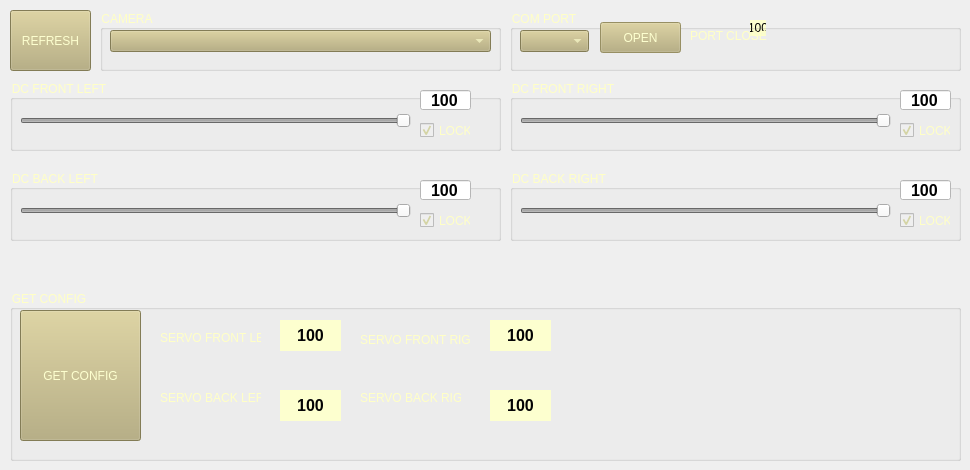
   <widget class="QWidget" name="tab_2">
    <attribute name="title">
     <string>Setting</string>
    </attribute>
    <widget class="QGroupBox" name="groupBox_8">
     <property name="geometry">
      <rect>
       <x>510</x>
       <y>10</y>
       <width>451</width>
       <height>61</height>
      </rect>
     </property>
     <property name="styleSheet">
      <string notr="true">color: rgb(255, 255, 198);</string>
     </property>
     <property name="title">
      <string>COM PORT</string>
     </property>
     <widget class="QComboBox" name="comboBoxSerialPort">
      <property name="geometry">
       <rect>
        <x>10</x>
        <y>20</y>
        <width>69</width>
        <height>22</height>
       </rect>
      </property>
      <property name="autoFillBackground">
       <bool>false</bool>
      </property>
      <property name="styleSheet">
       <string notr="true">color: rgb(253, 255, 207);
selection-color: rgb(157, 157, 157);
background-color: rgb(184, 174, 120);</string>
      </property>
     </widget>
     <widget class="QPushButton" name="btnComPort">
      <property name="enabled">
       <bool>false</bool>
      </property>
      <property name="geometry">
       <rect>
        <x>90</x>
        <y>12</y>
        <width>81</width>
        <height>31</height>
       </rect>
      </property>
      <property name="palette">
       <palette>
        <active>
         <colorrole role="WindowText">
          <brush brushstyle="SolidPattern">
           <color alpha="255">
            <red>253</red>
            <green>255</green>
            <blue>207</blue>
           </color>
          </brush>
         </colorrole>
         <colorrole role="Button">
          <brush brushstyle="SolidPattern">
           <color alpha="255">
            <red>184</red>
            <green>174</green>
            <blue>120</blue>
           </color>
          </brush>
         </colorrole>
         <colorrole role="Text">
          <brush brushstyle="SolidPattern">
           <color alpha="255">
            <red>253</red>
            <green>255</green>
            <blue>207</blue>
           </color>
          </brush>
         </colorrole>
         <colorrole role="ButtonText">
          <brush brushstyle="SolidPattern">
           <color alpha="255">
            <red>253</red>
            <green>255</green>
            <blue>207</blue>
           </color>
          </brush>
         </colorrole>
         <colorrole role="Base">
          <brush brushstyle="SolidPattern">
           <color alpha="255">
            <red>184</red>
            <green>174</green>
            <blue>120</blue>
           </color>
          </brush>
         </colorrole>
         <colorrole role="Window">
          <brush brushstyle="SolidPattern">
           <color alpha="255">
            <red>184</red>
            <green>174</green>
            <blue>120</blue>
           </color>
          </brush>
         </colorrole>
         <colorrole role="HighlightedText">
          <brush brushstyle="SolidPattern">
           <color alpha="255">
            <red>157</red>
            <green>157</green>
            <blue>157</blue>
           </color>
          </brush>
         </colorrole>
        </active>
        <inactive>
         <colorrole role="WindowText">
          <brush brushstyle="SolidPattern">
           <color alpha="255">
            <red>253</red>
            <green>255</green>
            <blue>207</blue>
           </color>
          </brush>
         </colorrole>
         <colorrole role="Button">
          <brush brushstyle="SolidPattern">
           <color alpha="255">
            <red>184</red>
            <green>174</green>
            <blue>120</blue>
           </color>
          </brush>
         </colorrole>
         <colorrole role="Text">
          <brush brushstyle="SolidPattern">
           <color alpha="255">
            <red>253</red>
            <green>255</green>
            <blue>207</blue>
           </color>
          </brush>
         </colorrole>
         <colorrole role="ButtonText">
          <brush brushstyle="SolidPattern">
           <color alpha="255">
            <red>253</red>
            <green>255</green>
            <blue>207</blue>
           </color>
          </brush>
         </colorrole>
         <colorrole role="Base">
          <brush brushstyle="SolidPattern">
           <color alpha="255">
            <red>184</red>
            <green>174</green>
            <blue>120</blue>
           </color>
          </brush>
         </colorrole>
         <colorrole role="Window">
          <brush brushstyle="SolidPattern">
           <color alpha="255">
            <red>184</red>
            <green>174</green>
            <blue>120</blue>
           </color>
          </brush>
         </colorrole>
         <colorrole role="HighlightedText">
          <brush brushstyle="SolidPattern">
           <color alpha="255">
            <red>157</red>
            <green>157</green>
            <blue>157</blue>
           </color>
          </brush>
         </colorrole>
        </inactive>
        <disabled>
         <colorrole role="WindowText">
          <brush brushstyle="SolidPattern">
           <color alpha="255">
            <red>253</red>
            <green>255</green>
            <blue>207</blue>
           </color>
          </brush>
         </colorrole>
         <colorrole role="Button">
          <brush brushstyle="SolidPattern">
           <color alpha="255">
            <red>184</red>
            <green>174</green>
            <blue>120</blue>
           </color>
          </brush>
         </colorrole>
         <colorrole role="Text">
          <brush brushstyle="SolidPattern">
           <color alpha="255">
            <red>253</red>
            <green>255</green>
            <blue>207</blue>
           </color>
          </brush>
         </colorrole>
         <colorrole role="ButtonText">
          <brush brushstyle="SolidPattern">
           <color alpha="255">
            <red>253</red>
            <green>255</green>
            <blue>207</blue>
           </color>
          </brush>
         </colorrole>
         <colorrole role="Base">
          <brush brushstyle="SolidPattern">
           <color alpha="255">
            <red>184</red>
            <green>174</green>
            <blue>120</blue>
           </color>
          </brush>
         </colorrole>
         <colorrole role="Window">
          <brush brushstyle="SolidPattern">
           <color alpha="255">
            <red>184</red>
            <green>174</green>
            <blue>120</blue>
           </color>
          </brush>
         </colorrole>
         <colorrole role="HighlightedText">
          <brush brushstyle="SolidPattern">
           <color alpha="255">
            <red>157</red>
            <green>157</green>
            <blue>157</blue>
           </color>
          </brush>
         </colorrole>
        </disabled>
       </palette>
      </property>
      <property name="autoFillBackground">
       <bool>false</bool>
      </property>
      <property name="styleSheet">
       <string notr="true">color: rgb(253, 255, 207);
selection-color: rgb(157, 157, 157);
background-color: rgb(184, 174, 120);</string>
      </property>
      <property name="text">
       <string>OPEN</string>
      </property>
     </widget>
     <widget class="QLabel" name="labelSerPortStatus">
      <property name="geometry">
       <rect>
        <x>180</x>
        <y>10</y>
        <width>181</width>
        <height>31</height>
       </rect>
      </property>
      <property name="text">
       <string>PORT CLOSE</string>
      </property>
     </widget>
     <widget class="QTextEdit" name="textEditDcFrontLeft">
      <property name="enabled">
       <bool>false</bool>
      </property>
      <property name="geometry">
       <rect>
        <x>120</x>
        <y>20</y>
        <width>16</width>
        <height>16</height>
       </rect>
      </property>
      <property name="font">
       <font>
        <pointsize>12</pointsize>
        <weight>75</weight>
        <bold>true</bold>
       </font>
      </property>
      <property name="styleSheet">
       <string notr="true">background-color: rgb(255, 255, 255);
color: rgb(0, 0, 0);</string>
      </property>
     </widget>
     <zorder>textEditDcFrontLeft</zorder>
     <zorder>comboBoxSerialPort</zorder>
     <zorder>btnComPort</zorder>
     <zorder>labelSerPortStatus</zorder>
    </widget>
    <widget class="QGroupBox" name="groupBox_9">
     <property name="geometry">
      <rect>
       <x>100</x>
       <y>10</y>
       <width>401</width>
       <height>61</height>
      </rect>
     </property>
     <property name="styleSheet">
      <string notr="true">color: rgb(255, 255, 198);</string>
     </property>
     <property name="title">
      <string>CAMERA</string>
     </property>
     <widget class="QComboBox" name="comboBoxCam">
      <property name="geometry">
       <rect>
        <x>10</x>
        <y>20</y>
        <width>381</width>
        <height>22</height>
       </rect>
      </property>
      <property name="autoFillBackground">
       <bool>false</bool>
      </property>
      <property name="styleSheet">
       <string notr="true">color: rgb(253, 255, 207);
selection-color: rgb(157, 157, 157);
background-color: rgb(184, 174, 120);</string>
      </property>
     </widget>
    </widget>
    <widget class="QGroupBox" name="groupBox_10">
     <property name="geometry">
      <rect>
       <x>10</x>
       <y>80</y>
       <width>491</width>
       <height>71</height>
      </rect>
     </property>
     <property name="styleSheet">
      <string notr="true">color: rgb(255, 255, 198);</string>
     </property>
     <property name="title">
      <string>DC FRONT LEFT</string>
     </property>
     <widget class="QSlider" name="horizontalSliderDCFrontLeft">
      <property name="enabled">
       <bool>false</bool>
      </property>
      <property name="geometry">
       <rect>
        <x>10</x>
        <y>30</y>
        <width>391</width>
        <height>22</height>
       </rect>
      </property>
      <property name="maximum">
       <number>100</number>
      </property>
      <property name="value">
       <number>100</number>
      </property>
      <property name="orientation">
       <enum>Qt::Horizontal</enum>
      </property>
     </widget>
     <widget class="QCheckBox" name="checkBoxDcFrontLeft">
      <property name="enabled">
       <bool>false</bool>
      </property>
      <property name="geometry">
       <rect>
        <x>410</x>
        <y>40</y>
        <width>51</width>
        <height>21</height>
       </rect>
      </property>
      <property name="text">
       <string>LOCK</string>
      </property>
      <property name="checked">
       <bool>true</bool>
      </property>
     </widget>
     <widget class="QLineEdit" name="lineEditDcFrontLeft">
      <property name="geometry">
       <rect>
        <x>410</x>
        <y>10</y>
        <width>51</width>
        <height>20</height>
       </rect>
      </property>
      <property name="font">
       <font>
        <pointsize>12</pointsize>
        <weight>75</weight>
        <bold>true</bold>
       </font>
      </property>
      <property name="styleSheet">
       <string notr="true">background-color: rgb(255, 255, 255);
color: rgb(0, 0, 0);</string>
      </property>
      <property name="text">
       <string>100</string>
      </property>
      <property name="alignment">
       <set>Qt::AlignCenter</set>
      </property>
     </widget>
    </widget>
    <widget class="QLabel" name="labelDcFrontLeft">
     <property name="geometry">
      <rect>
       <x>750</x>
       <y>20</y>
       <width>16</width>
       <height>16</height>
      </rect>
     </property>
     <property name="styleSheet">
      <string notr="true">background-color: rgb(253, 255, 207);
color: rgb(4, 4, 4);</string>
     </property>
     <property name="text">
      <string>100</string>
     </property>
     <property name="alignment">
      <set>Qt::AlignCenter</set>
     </property>
    </widget>
    <widget class="QGroupBox" name="groupBox_11">
     <property name="geometry">
      <rect>
       <x>510</x>
       <y>80</y>
       <width>451</width>
       <height>71</height>
      </rect>
     </property>
     <property name="styleSheet">
      <string notr="true">color: rgb(255, 255, 198);</string>
     </property>
     <property name="title">
      <string>DC FRONT RIGHT</string>
     </property>
     <widget class="QSlider" name="horizontalSliderDCFrontRight">
      <property name="enabled">
       <bool>false</bool>
      </property>
      <property name="geometry">
       <rect>
        <x>10</x>
        <y>30</y>
        <width>371</width>
        <height>22</height>
       </rect>
      </property>
      <property name="maximum">
       <number>100</number>
      </property>
      <property name="value">
       <number>100</number>
      </property>
      <property name="orientation">
       <enum>Qt::Horizontal</enum>
      </property>
     </widget>
     <widget class="QCheckBox" name="checkBoxDcFrontRight">
      <property name="enabled">
       <bool>false</bool>
      </property>
      <property name="geometry">
       <rect>
        <x>390</x>
        <y>40</y>
        <width>51</width>
        <height>21</height>
       </rect>
      </property>
      <property name="text">
       <string>LOCK</string>
      </property>
      <property name="checked">
       <bool>true</bool>
      </property>
     </widget>
     <widget class="QLineEdit" name="lineEditDcFrontRight">
      <property name="geometry">
       <rect>
        <x>390</x>
        <y>10</y>
        <width>51</width>
        <height>20</height>
       </rect>
      </property>
      <property name="font">
       <font>
        <pointsize>12</pointsize>
        <weight>75</weight>
        <bold>true</bold>
       </font>
      </property>
      <property name="styleSheet">
       <string notr="true">background-color: rgb(255, 255, 255);
color: rgb(0, 0, 0);</string>
      </property>
      <property name="text">
       <string>100</string>
      </property>
      <property name="alignment">
       <set>Qt::AlignCenter</set>
      </property>
     </widget>
    </widget>
    <widget class="QGroupBox" name="groupBox_12">
     <property name="geometry">
      <rect>
       <x>10</x>
       <y>170</y>
       <width>491</width>
       <height>71</height>
      </rect>
     </property>
     <property name="styleSheet">
      <string notr="true">color: rgb(255, 255, 198);</string>
     </property>
     <property name="title">
      <string>DC BACK LEFT</string>
     </property>
     <widget class="QSlider" name="horizontalSliderDCBackLeft">
      <property name="enabled">
       <bool>false</bool>
      </property>
      <property name="geometry">
       <rect>
        <x>10</x>
        <y>30</y>
        <width>391</width>
        <height>22</height>
       </rect>
      </property>
      <property name="maximum">
       <number>100</number>
      </property>
      <property name="value">
       <number>100</number>
      </property>
      <property name="orientation">
       <enum>Qt::Horizontal</enum>
      </property>
     </widget>
     <widget class="QCheckBox" name="checkBoxDcBackLeft">
      <property name="enabled">
       <bool>false</bool>
      </property>
      <property name="geometry">
       <rect>
        <x>410</x>
        <y>40</y>
        <width>51</width>
        <height>21</height>
       </rect>
      </property>
      <property name="text">
       <string>LOCK</string>
      </property>
      <property name="checked">
       <bool>true</bool>
      </property>
     </widget>
     <widget class="QLineEdit" name="lineEditDcBackLeft">
      <property name="geometry">
       <rect>
        <x>410</x>
        <y>10</y>
        <width>51</width>
        <height>20</height>
       </rect>
      </property>
      <property name="font">
       <font>
        <pointsize>12</pointsize>
        <weight>75</weight>
        <bold>true</bold>
       </font>
      </property>
      <property name="styleSheet">
       <string notr="true">background-color: rgb(255, 255, 255);
color: rgb(0, 0, 0);</string>
      </property>
      <property name="text">
       <string>100</string>
      </property>
      <property name="alignment">
       <set>Qt::AlignCenter</set>
      </property>
     </widget>
    </widget>
    <widget class="QGroupBox" name="groupBox_13">
     <property name="geometry">
      <rect>
       <x>510</x>
       <y>170</y>
       <width>451</width>
       <height>71</height>
      </rect>
     </property>
     <property name="styleSheet">
      <string notr="true">color: rgb(255, 255, 198);</string>
     </property>
     <property name="title">
      <string>DC BACK RIGHT</string>
     </property>
     <widget class="QSlider" name="horizontalSliderDCBackRight">
      <property name="enabled">
       <bool>false</bool>
      </property>
      <property name="geometry">
       <rect>
        <x>10</x>
        <y>30</y>
        <width>371</width>
        <height>22</height>
       </rect>
      </property>
      <property name="maximum">
       <number>100</number>
      </property>
      <property name="value">
       <number>100</number>
      </property>
      <property name="orientation">
       <enum>Qt::Horizontal</enum>
      </property>
     </widget>
     <widget class="QCheckBox" name="checkBoxDcBackRight">
      <property name="enabled">
       <bool>false</bool>
      </property>
      <property name="geometry">
       <rect>
        <x>390</x>
        <y>40</y>
        <width>51</width>
        <height>21</height>
       </rect>
      </property>
      <property name="text">
       <string>LOCK</string>
      </property>
      <property name="checked">
       <bool>true</bool>
      </property>
     </widget>
     <widget class="QLineEdit" name="lineEditDcBackRight">
      <property name="geometry">
       <rect>
        <x>390</x>
        <y>10</y>
        <width>51</width>
        <height>20</height>
       </rect>
      </property>
      <property name="font">
       <font>
        <pointsize>12</pointsize>
        <weight>75</weight>
        <bold>true</bold>
       </font>
      </property>
      <property name="styleSheet">
       <string notr="true">background-color: rgb(255, 255, 255);
color: rgb(0, 0, 0);</string>
      </property>
      <property name="text">
       <string>100</string>
      </property>
      <property name="alignment">
       <set>Qt::AlignCenter</set>
      </property>
     </widget>
    </widget>
    <widget class="QGroupBox" name="groupBox_14">
     <property name="geometry">
      <rect>
       <x>10</x>
       <y>290</y>
       <width>951</width>
       <height>171</height>
      </rect>
     </property>
     <property name="styleSheet">
      <string notr="true">color: rgb(255, 255, 198);</string>
     </property>
     <property name="title">
      <string>GET CONFIG</string>
     </property>
     <widget class="QPushButton" name="btnGetConfig">
      <property name="geometry">
       <rect>
        <x>10</x>
        <y>20</y>
        <width>121</width>
        <height>131</height>
       </rect>
      </property>
      <property name="styleSheet">
       <string notr="true">color: rgb(253, 255, 207);
selection-color: rgb(157, 157, 157);
background-color: rgb(184, 174, 120);</string>
      </property>
      <property name="text">
       <string>GET CONFIG</string>
      </property>
     </widget>
     <widget class="QLabel" name="labelFrontLeft">
      <property name="geometry">
       <rect>
        <x>270</x>
        <y>30</y>
        <width>61</width>
        <height>31</height>
       </rect>
      </property>
      <property name="font">
       <font>
        <pointsize>12</pointsize>
        <weight>75</weight>
        <bold>true</bold>
       </font>
      </property>
      <property name="styleSheet">
       <string notr="true">background-color: rgb(253, 255, 207);
color: rgb(4, 4, 4);</string>
      </property>
      <property name="text">
       <string>100</string>
      </property>
      <property name="alignment">
       <set>Qt::AlignCenter</set>
      </property>
     </widget>
     <widget class="QLabel" name="labelFrontRight">
      <property name="geometry">
       <rect>
        <x>480</x>
        <y>30</y>
        <width>61</width>
        <height>31</height>
       </rect>
      </property>
      <property name="font">
       <font>
        <pointsize>12</pointsize>
        <weight>75</weight>
        <bold>true</bold>
       </font>
      </property>
      <property name="styleSheet">
       <string notr="true">background-color: rgb(253, 255, 207);
color: rgb(4, 4, 4);</string>
      </property>
      <property name="text">
       <string>100</string>
      </property>
      <property name="alignment">
       <set>Qt::AlignCenter</set>
      </property>
     </widget>
     <widget class="QLabel" name="labelBackLeft">
      <property name="geometry">
       <rect>
        <x>270</x>
        <y>100</y>
        <width>61</width>
        <height>31</height>
       </rect>
      </property>
      <property name="font">
       <font>
        <pointsize>12</pointsize>
        <weight>75</weight>
        <bold>true</bold>
       </font>
      </property>
      <property name="styleSheet">
       <string notr="true">background-color: rgb(253, 255, 207);
color: rgb(4, 4, 4);</string>
      </property>
      <property name="text">
       <string>100</string>
      </property>
      <property name="alignment">
       <set>Qt::AlignCenter</set>
      </property>
     </widget>
     <widget class="QLabel" name="labelBackRight">
      <property name="geometry">
       <rect>
        <x>480</x>
        <y>100</y>
        <width>61</width>
        <height>31</height>
       </rect>
      </property>
      <property name="font">
       <font>
        <pointsize>12</pointsize>
        <weight>75</weight>
        <bold>true</bold>
       </font>
      </property>
      <property name="styleSheet">
       <string notr="true">background-color: rgb(253, 255, 207);
color: rgb(4, 4, 4);</string>
      </property>
      <property name="text">
       <string>100</string>
      </property>
      <property name="alignment">
       <set>Qt::AlignCenter</set>
      </property>
     </widget>
     <widget class="QLabel" name="labelFL">
      <property name="geometry">
       <rect>
        <x>150</x>
        <y>40</y>
        <width>101</width>
        <height>16</height>
       </rect>
      </property>
      <property name="text">
       <string>SERVO FRONT LEFT</string>
      </property>
     </widget>
     <widget class="QLabel" name="labelFL_2">
      <property name="geometry">
       <rect>
        <x>350</x>
        <y>40</y>
        <width>111</width>
        <height>20</height>
       </rect>
      </property>
      <property name="text">
       <string>SERVO FRONT RIGHT</string>
      </property>
     </widget>
     <widget class="QLabel" name="labelFL_3">
      <property name="geometry">
       <rect>
        <x>150</x>
        <y>100</y>
        <width>101</width>
        <height>16</height>
       </rect>
      </property>
      <property name="text">
       <string>SERVO BACK LEFT</string>
      </property>
     </widget>
     <widget class="QLabel" name="labelFL_4">
      <property name="geometry">
       <rect>
        <x>350</x>
        <y>100</y>
        <width>101</width>
        <height>16</height>
       </rect>
      </property>
      <property name="text">
       <string>SERVO BACK RIGHT</string>
      </property>
     </widget>
    </widget>
    <widget class="QPushButton" name="btnRefresh">
     <property name="geometry">
      <rect>
       <x>10</x>
       <y>10</y>
       <width>81</width>
       <height>61</height>
      </rect>
     </property>
     <property name="styleSheet">
      <string notr="true">color: rgb(253, 255, 207);
selection-color: rgb(157, 157, 157);
background-color: rgb(184, 174, 120);</string>
     </property>
     <property name="text">
      <string>REFRESH</string>
     </property>
    </widget>
    <widget class="QPushButton" name="btnComCam">
     <property name="geometry">
      <rect>
       <x>10</x>
       <y>30</y>
       <width>81</width>
       <height>31</height>
      </rect>
     </property>
     <property name="palette">
      <palette>
       <active>
        <colorrole role="WindowText">
         <brush brushstyle="SolidPattern">
          <color alpha="255">
           <red>253</red>
           <green>255</green>
           <blue>207</blue>
          </color>
         </brush>
        </colorrole>
        <colorrole role="Button">
         <brush brushstyle="SolidPattern">
          <color alpha="255">
           <red>184</red>
           <green>174</green>
           <blue>120</blue>
          </color>
         </brush>
        </colorrole>
        <colorrole role="Text">
         <brush brushstyle="SolidPattern">
          <color alpha="255">
           <red>253</red>
           <green>255</green>
           <blue>207</blue>
          </color>
         </brush>
        </colorrole>
        <colorrole role="ButtonText">
         <brush brushstyle="SolidPattern">
          <color alpha="255">
           <red>253</red>
           <green>255</green>
           <blue>207</blue>
          </color>
         </brush>
        </colorrole>
        <colorrole role="Base">
         <brush brushstyle="SolidPattern">
          <color alpha="255">
           <red>184</red>
           <green>174</green>
           <blue>120</blue>
          </color>
         </brush>
        </colorrole>
        <colorrole role="Window">
         <brush brushstyle="SolidPattern">
          <color alpha="255">
           <red>184</red>
           <green>174</green>
           <blue>120</blue>
          </color>
         </brush>
        </colorrole>
        <colorrole role="HighlightedText">
         <brush brushstyle="SolidPattern">
          <color alpha="255">
           <red>157</red>
           <green>157</green>
           <blue>157</blue>
          </color>
         </brush>
        </colorrole>
       </active>
       <inactive>
        <colorrole role="WindowText">
         <brush brushstyle="SolidPattern">
          <color alpha="255">
           <red>253</red>
           <green>255</green>
           <blue>207</blue>
          </color>
         </brush>
        </colorrole>
        <colorrole role="Button">
         <brush brushstyle="SolidPattern">
          <color alpha="255">
           <red>184</red>
           <green>174</green>
           <blue>120</blue>
          </color>
         </brush>
        </colorrole>
        <colorrole role="Text">
         <brush brushstyle="SolidPattern">
          <color alpha="255">
           <red>253</red>
           <green>255</green>
           <blue>207</blue>
          </color>
         </brush>
        </colorrole>
        <colorrole role="ButtonText">
         <brush brushstyle="SolidPattern">
          <color alpha="255">
           <red>253</red>
           <green>255</green>
           <blue>207</blue>
          </color>
         </brush>
        </colorrole>
        <colorrole role="Base">
         <brush brushstyle="SolidPattern">
          <color alpha="255">
           <red>184</red>
           <green>174</green>
           <blue>120</blue>
          </color>
         </brush>
        </colorrole>
        <colorrole role="Window">
         <brush brushstyle="SolidPattern">
          <color alpha="255">
           <red>184</red>
           <green>174</green>
           <blue>120</blue>
          </color>
         </brush>
        </colorrole>
        <colorrole role="HighlightedText">
         <brush brushstyle="SolidPattern">
          <color alpha="255">
           <red>157</red>
           <green>157</green>
           <blue>157</blue>
          </color>
         </brush>
        </colorrole>
       </inactive>
       <disabled>
        <colorrole role="WindowText">
         <brush brushstyle="SolidPattern">
          <color alpha="255">
           <red>253</red>
           <green>255</green>
           <blue>207</blue>
          </color>
         </brush>
        </colorrole>
        <colorrole role="Button">
         <brush brushstyle="SolidPattern">
          <color alpha="255">
           <red>184</red>
           <green>174</green>
           <blue>120</blue>
          </color>
         </brush>
        </colorrole>
        <colorrole role="Text">
         <brush brushstyle="SolidPattern">
          <color alpha="255">
           <red>253</red>
           <green>255</green>
           <blue>207</blue>
          </color>
         </brush>
        </colorrole>
        <colorrole role="ButtonText">
         <brush brushstyle="SolidPattern">
          <color alpha="255">
           <red>253</red>
           <green>255</green>
           <blue>207</blue>
          </color>
         </brush>
        </colorrole>
        <colorrole role="Base">
         <brush brushstyle="SolidPattern">
          <color alpha="255">
           <red>184</red>
           <green>174</green>
           <blue>120</blue>
          </color>
         </brush>
        </colorrole>
        <colorrole role="Window">
         <brush brushstyle="SolidPattern">
          <color alpha="255">
           <red>184</red>
           <green>174</green>
           <blue>120</blue>
          </color>
         </brush>
        </colorrole>
        <colorrole role="HighlightedText">
         <brush brushstyle="SolidPattern">
          <color alpha="255">
           <red>157</red>
           <green>157</green>
           <blue>157</blue>
          </color>
         </brush>
        </colorrole>
       </disabled>
      </palette>
     </property>
     <property name="autoFillBackground">
      <bool>false</bool>
     </property>
     <property name="styleSheet">
      <string notr="true">color: rgb(253, 255, 207);
selection-color: rgb(157, 157, 157);
background-color: rgb(184, 174, 120);</string>
     </property>
     <property name="text">
      <string>OPEN</string>
     </property>
    </widget>
    <zorder>btnComCam</zorder>
    <zorder>labelDcFrontLeft</zorder>
    <zorder>groupBox_8</zorder>
    <zorder>groupBox_9</zorder>
    <zorder>groupBox_10</zorder>
    <zorder>groupBox_11</zorder>
    <zorder>groupBox_12</zorder>
    <zorder>groupBox_13</zorder>
    <zorder>groupBox_14</zorder>
    <zorder>btnRefresh</zorder>
   </widget>
